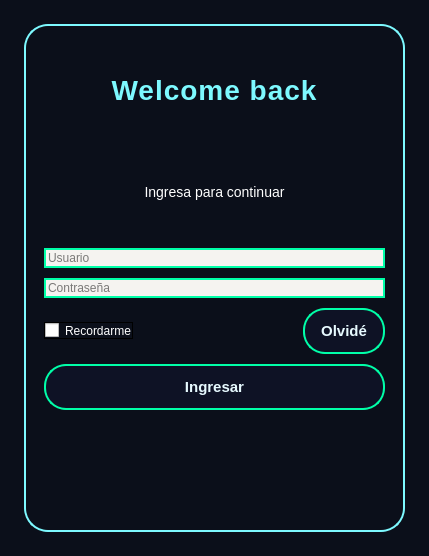
<?xml version="1.0" encoding="UTF-8"?>
<ui version="4.0">
 <class>LoginWindow</class>
 <widget class="QDialog" name="LoginWindow">
  <property name="geometry">
   <rect>
    <x>0</x>
    <y>0</y>
    <width>429</width>
    <height>556</height>
   </rect>
  </property>
  <property name="windowTitle">
   <string>Login - Flower Shop</string>
  </property>
  <property name="styleSheet">
   <string notr="true">/*fondo*/
QDialog{
background-color: #0b0f1a;
}
/*frame*/
QFrame{
background-color: #0b0f1a;
border:2px solid #7df9ff;
border-radius: 24px;
color:white;

box-shadow:0 0 14px rgba(125,249,255,0.55);

}


/*label*/
QLabel#lblTitle{
color: #7df9ff;
font-size:28px;
font-weight: 800;
letter-spacing:1px;
border:none;
}

QLabel{
color: white;
font-size:14px;
border:none;
}



/*botones*/
QPushButton{
background-color: rgba(14,18,38,0.9);
color:#e7faff;

border: 2px solid #00ffa8;
border-radius: 22px;

padding: 12px 16px;
font-size:15px;
font-weight: 700;

box-shadow:0 0 12px rgba(0,255,168,0.45);
}

/*hover:cuando paso el maus*/
QPushButton:hover{
background-color: rgba(255,255,255,0.07);
color: white;

border: 2px solid #ff2bd6;
box-shadow: 0 0 18px rgba(255,43,214,0.65);
}

/*presionado*/
QPushButton:pressed{
background-color: rgba(0,255,168,0.10);
border:2px solid #7df9ff;

box-shadow:0 0 22 rgba(125,249,255,0.70);

}

/*TXT*/
QLineEdit{
background-color:#F5F3F0;
border: 2px solid #00ffa8;
color: black;
}

QCheckBox{
color: white;
border:1px solid black;

}</string>
  </property>
  <layout class="QVBoxLayout" name="root">
   <property name="spacing">
    <number>14</number>
   </property>
   <property name="leftMargin">
    <number>24</number>
   </property>
   <property name="topMargin">
    <number>24</number>
   </property>
   <property name="rightMargin">
    <number>24</number>
   </property>
   <property name="bottomMargin">
    <number>24</number>
   </property>
   <item>
    <widget class="QFrame" name="loginCard">
     <property name="styleSheet">
      <string notr="true"/>
     </property>
     <property name="frameShape">
      <enum>QFrame::NoFrame</enum>
     </property>
     <layout class="QVBoxLayout" name="cardLayout">
      <property name="spacing">
       <number>10</number>
      </property>
      <property name="leftMargin">
       <number>18</number>
      </property>
      <property name="topMargin">
       <number>18</number>
      </property>
      <property name="rightMargin">
       <number>18</number>
      </property>
      <property name="bottomMargin">
       <number>18</number>
      </property>
      <item>
       <widget class="QLabel" name="lblTitle">
        <property name="text">
         <string>Welcome back</string>
        </property>
        <property name="alignment">
         <set>Qt::AlignCenter</set>
        </property>
       </widget>
      </item>
      <item>
       <widget class="QLabel" name="lblSub">
        <property name="text">
         <string>Ingresa para continuar</string>
        </property>
        <property name="alignment">
         <set>Qt::AlignCenter</set>
        </property>
       </widget>
      </item>
      <item>
       <widget class="QLineEdit" name="txt_username">
        <property name="styleSheet">
         <string notr="true"/>
        </property>
        <property name="placeholderText">
         <string>Usuario</string>
        </property>
       </widget>
      </item>
      <item>
       <widget class="QLineEdit" name="txt_password">
        <property name="styleSheet">
         <string notr="true"/>
        </property>
        <property name="echoMode">
         <enum>QLineEdit::Password</enum>
        </property>
        <property name="placeholderText">
         <string>Contraseña</string>
        </property>
       </widget>
      </item>
      <item>
       <layout class="QHBoxLayout" name="opts">
        <item>
         <widget class="QCheckBox" name="Checkbox">
          <property name="styleSheet">
           <string notr="true"/>
          </property>
          <property name="text">
           <string>Recordarme</string>
          </property>
         </widget>
        </item>
        <item>
         <spacer name="sp1">
          <property name="orientation">
           <enum>Qt::Horizontal</enum>
          </property>
          <property name="sizeHint" stdset="0">
           <size>
            <width>40</width>
            <height>20</height>
           </size>
          </property>
         </spacer>
        </item>
        <item>
         <widget class="QPushButton" name="btnForgot">
          <property name="text">
           <string>Olvidé</string>
          </property>
          <property name="flat">
           <bool>true</bool>
          </property>
         </widget>
        </item>
       </layout>
      </item>
      <item>
       <widget class="QPushButton" name="btn_login">
        <property name="styleSheet">
         <string notr="true"/>
        </property>
        <property name="text">
         <string>Ingresar</string>
        </property>
       </widget>
      </item>
      <item>
       <widget class="QLabel" name="lblNote">
        <property name="text">
         <string/>
        </property>
        <property name="alignment">
         <set>Qt::AlignCenter</set>
        </property>
       </widget>
      </item>
     </layout>
    </widget>
   </item>
  </layout>
 </widget>
 <resources/>
 <connections/>
</ui>
